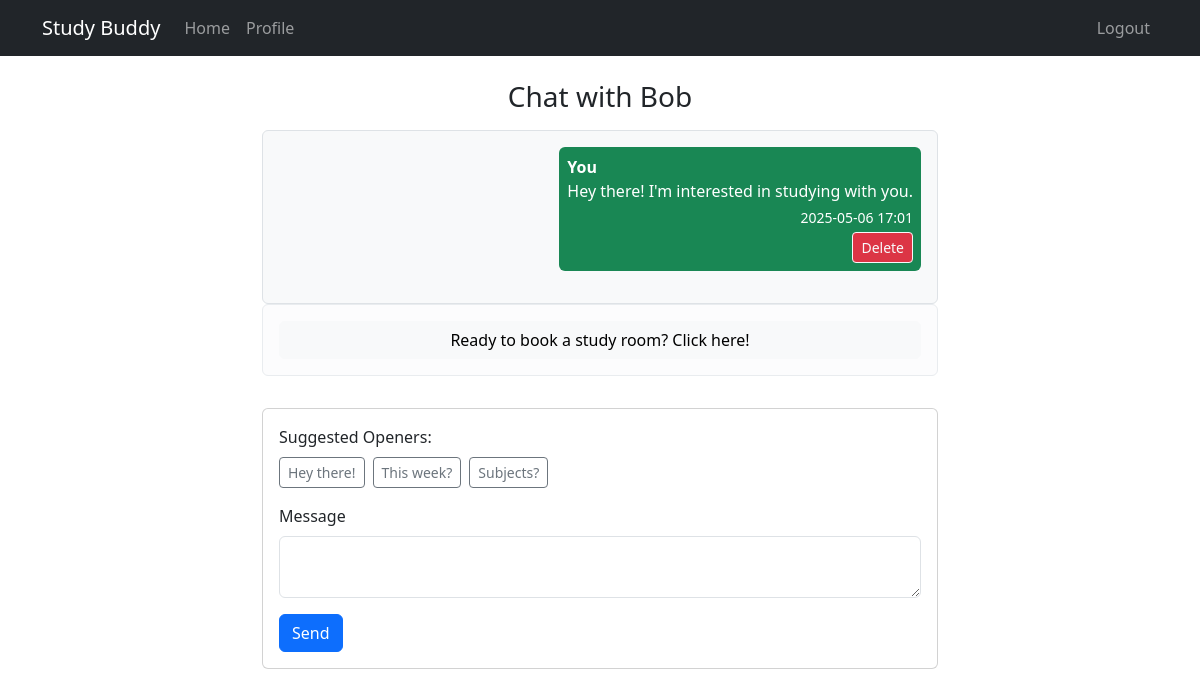
The app's page /messages/3 (signed in) with its own data.
### app/models/user.py (models this page shows)
class User(db.Model):
    __tablename__ = 'user'
    id = db.Column(db.Integer, primary_key=True)
    name = db.Column(db.String(100), nullable=False)
    email = db.Column(db.String(100), unique=True, nullable=False)
    password = db.Column(db.String(200), nullable=False)
    profile = db.relationship('Profile', backref='user', uselist=False)

### app/models/message.py (models this page shows, shortened)
class Message(db.Model):
    id = db.Column(db.Integer, primary_key=True)
    content = db.Column(db.Text, nullable=False)
    timestamp = db.Column(db.DateTime, default=datetime.now())
    keep = db.Column(db.Boolean, default=True)
    sender_id = db.Column(db.Integer, db.ForeignKey('user.id'), nullable=False)
    receiver_id = db.Column(db.Integer, db.ForeignKey('user.id'), nullable=False)
    sender = db.relationship('User', foreign_keys=[sender_id], backref='sent_messages')
    receiver = db.relationship('User', foreign_keys=[receiver_id], backref='received_messages')

### app/views.py (the view, shortened to what this page needs)
@app.route("/messages/<int:user_id>", methods=["GET", "POST"])
def messages(user_id):
    if "user_id" not in session:
        flash("Please log in first.", "warning")
        return redirect(url_for("login"))
    current_user_id = session["user_id"]
    other_user = User.query.get_or_404(user_id)
    if not other_user:
        flash("User not found", "danger")
        return redirect(url_for("home"))
    form = MessageForm()
    booking_form = BookingForm()
    all_messages = Message.query.filter(
        ((Message.sender_id == current_user_id) & (Message.receiver_id == user_id)) |
        ((Message.sender_id == user_id) & (Message.receiver_id == current_user_id)),
        Message.keep == True
    ).order_by(Message.timestamp.asc()).all()
    upcoming_booking = None
    pending_invitation = None
    user2_booking_invite = None
    declined_invitation = None
    most_recent_booking_date = None
    most_recent_booking = None
    all_bookings = Booking.query.filter(
        ((Booking.user1_id== current_user_id) & (Booking.user2_id == other_user.id)) |
        ((Booking.user1_id == other_user.id) & (Booking.user2_id == current_user_id)),
        Booking.status != 'past'
    ).all()
    for booking in all_bookings:
        if not most_recent_booking_date or booking.created_at > most_recent_booking_date:
            most_recent_booking_date = booking.created_at
            most_recent_booking = booking
        if booking.is_past():
            booking.status = "past"
            db.session.commit()
        elif booking.user1_id == current_user_id and booking.status == "pending":
            pending_invitation = booking
        elif booking.status == "accepted":
            upcoming_booking = booking
        elif booking.user2_id == current_user_id and booking.status == "pending":
            user2_booking_invite = booking
    if most_recent_booking and most_recent_booking.status == "declined":
            declined_invitation = most_recent_booking
    rooms = Room.query.all()
    booking_form.room_id.choices = [(room.id, room.room_name) for room in rooms]
    booking_form.user1_id.data = current_user_id
    booking_form.user2_id.data = other_user.id
    booking_form.week_beginning.data = get_week_beginning()
    booking_form.hour.choices = [(hour, f"{hour}:00") for hour in range(9, 17)]
    return render_template('message.html', title="Messages", form=form, booking_form=booking_form,
                           all_messages=all_messages, upcoming_booking=upcoming_booking,
                           pending_invitation=pending_invitation, study_invitation=user2_booking_invite,
                           declined_invitation=declined_invitation, other_user=other_user, current_user_id=current_user_id)

### app/forms.py
class MessageForm(FlaskForm):
    message = TextAreaField('Message', validators=[DataRequired()])
    submit = SubmitField('Send')

class BookingForm(FlaskForm):
    room_id = SelectField(validators=[DataRequired()], coerce=int)
    user1_id = IntegerField(validators=[DataRequired()])
    user2_id = IntegerField(validators=[DataRequired()])
    week_beginning = DateField(validators=[DataRequired()])
    day = SelectField('Day', choices=[
        (0, 'Monday'), (1, 'Tuesday'), (2, 'Wednesday'), (3, 'Thursday'),
        (4, 'Friday')
    ], coerce=int, validators=[DataRequired()])
    hour = SelectField('Hour', choices=[], coerce=int, validators=[DataRequired()])
    submit = SubmitField('Book Room')

### app/models/booking.py (called while the page is built)
    def is_past(self):
        return self.booking_end < datetime.now()

### app/views.py (called while the page is built)
def get_week_beginning():
    today = datetime.today()
    return (today - timedelta(days=today.weekday())).date()

### app/templates/message.html (shortened to what this page needs)
{% extends "base.html" %}
{% block content %}
<div class="container py-4" style="max-width: 700px; min-height: 80vh; display: flex; flex-direction: column; justify-content: flex-start;">
  <div class="chat-wrapper d-flex flex-column h-100">
    <h3 class="text-center mb-3">Chat with {{ other_user.name }}</h3>
    <div class="chat-messages border rounded bg-light p-3 flex-grow-1 d-flex flex-column" style="overflow-y: auto; position: relative;">
      {% for msg in all_messages %}
        <div class="mb-3 d-flex {% if msg.sender_id == current_user_id %}justify-content-end{% else %}justify-content-start{% endif %}">
          <div class="p-2 rounded {% if msg.sender_id == current_user_id %}bg-success text-white{% else %}bg-secondary text-white{% endif %}" style="max-width: 70%;">
            <div><strong>{{ 'You' if msg.sender_id == current_user_id else other_user.name }}</strong></div>
            <div>{{ msg.content }}</div>
            <div class="text-end small mt-1">{{ msg.timestamp.strftime('%Y-%m-%d %H:%M') }}</div>
            {% if msg.sender_id == current_user_id %}
                <form action="{{ url_for('delete_message', msg_id=msg.id) }}" method="GET" class="text-end mt-1">
                <button type="submit" class="btn btn-sm btn-outline-light btn-danger">Delete</button>
              </form>
            {% endif %}
          </div>
        </div>
      {% else %}
        <p class="text-center text-muted">No messages yet.</p>
      {% endfor %}
    </div>
  {% if study_invitation %}
      <div class="alert alert-info" role="alert">
        <p>{{ other_user.name }} invited you to a meeting on {{ study_invitation.formatted_meeting_date }} at {{ study_invitation.hour }}:00</p>
        <div class="d-flex justify-content-end gap-2 mt-1">
            <form action="{{ url_for('accept_invitation', booking_id=study_invitation.id) }}" method="GET">
                <button type="submit" class="btn btn-outline-success">Accept</button>
            </form>
            <form action="{{ url_for('decline_invitation', booking_id=study_invitation.id) }}" method="GET">
                <button type="submit" class="btn btn-outline-danger">Decline</button>
            </form>
        </div>
      </div>
  {% elif upcoming_booking %}
      <div class="alert alert-success" role="alert">
        <p>You have a room booked with {{ other_user.name }} on {{ upcoming_booking.formatted_meeting_date }} at {{ upcoming_booking.hour }}:00</p>
      </div>
  {% else %}
      <div class="alert alert-light" role="alert">
          <button type="button" class="btn btn-light w-100" data-bs-toggle="modal" data-bs-target="#studyRoomModal">
            Ready to book a study room? Click here!
          </button>
      </div>
  {% endif %}
    <div class="chat-input card mt-3">
        <div class="card-body">
        <div class="mb-3">
            <label class="form-label">Suggested Openers:</label>
            <div class="d-flex flex-wrap gap-2">
                <button type="button" class="btn btn-outline-secondary btn-sm" onclick="setMessage(`Hey there! I'm interested in studying with you.`)">Hey there!</button>
                <button type="button" class="btn btn-outline-secondary btn-sm" onclick="setMessage(`Hey! Looking for a study partner this week.`)">This week?</button>
                <button type="button" class="btn btn-outline-secondary btn-sm" onclick="setMessage(`Hi, what subjects are you focusing on?`)">Subjects?</button>
            </div>
        </div>
        <form method="POST">
            <div class="mb-3">
                {{ form.message.label(class="form-label") }}
                {{ form.message(class="form-control", rows=2, id="messageBox") }}
            </div>
            {{ form.submit(class="btn btn-primary") }}
        </form>
        </div>
    </div>
  </div>
</div>
{% endblock %}

### records on screen
User: name "Bob"
Message: sender_id "You", content "Hey there! I'm interested in studying with you.", timestamp "2025-05-06 17:01"
